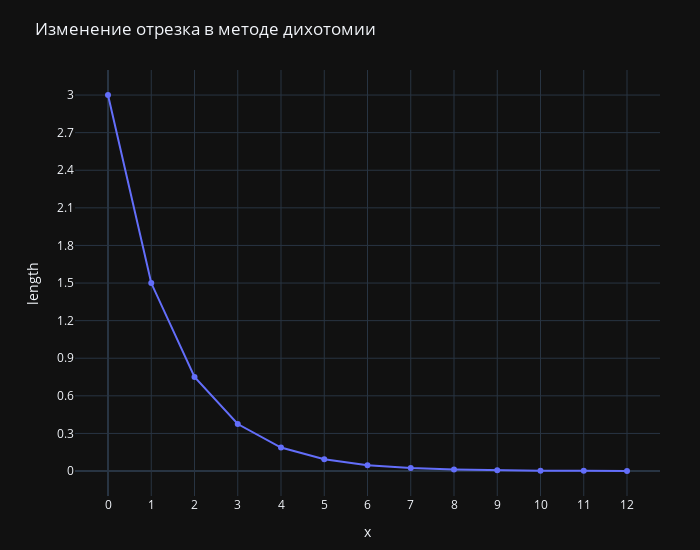

The notebook cell saved with this chart:
### Code cell
fig = go.Figure(
    data=go.Scatter(y=dichotomy_segments["length"]),
    layout=go.Layout(
        margin=dict(l=75, r=40, t=70, b=15),
        xaxis=dict(tickmode="linear", title="x"),
        yaxis=dict(tickmode="linear", tick0=0, dtick=0.3, title="length"),
        width=700,
        height=550,
        template=theme,
        title="Изменение отрезка в методе дихотомии",
    )
)
fig.show()

### Figure 1 — Plotly figure (JSON) as saved in the notebook; plotly's stock layout.template omitted (floating-point values rounded to 4 significant figures)
{"data": [{"type": "scatter", "y": [3, 1.5, 0.75, 0.375, 0.1875, 0.09375, 0.04688, 0.02344, 0.01172, 0.005859, 0.00293, 0.001465, 0.0007324]}], "layout": {"height": 550, "margin": {"b": 15, "l": 75, "r": 40, "t": 70}, "title": {"text": "Изменение отрезка в методе дихотомии"}, "width": 700, "xaxis": {"tickmode": "linear", "title": {"text": "x"}}, "yaxis": {"dtick": 0.3, "tick0": 0, "tickmode": "linear", "title": {"text": "length"}}}}
